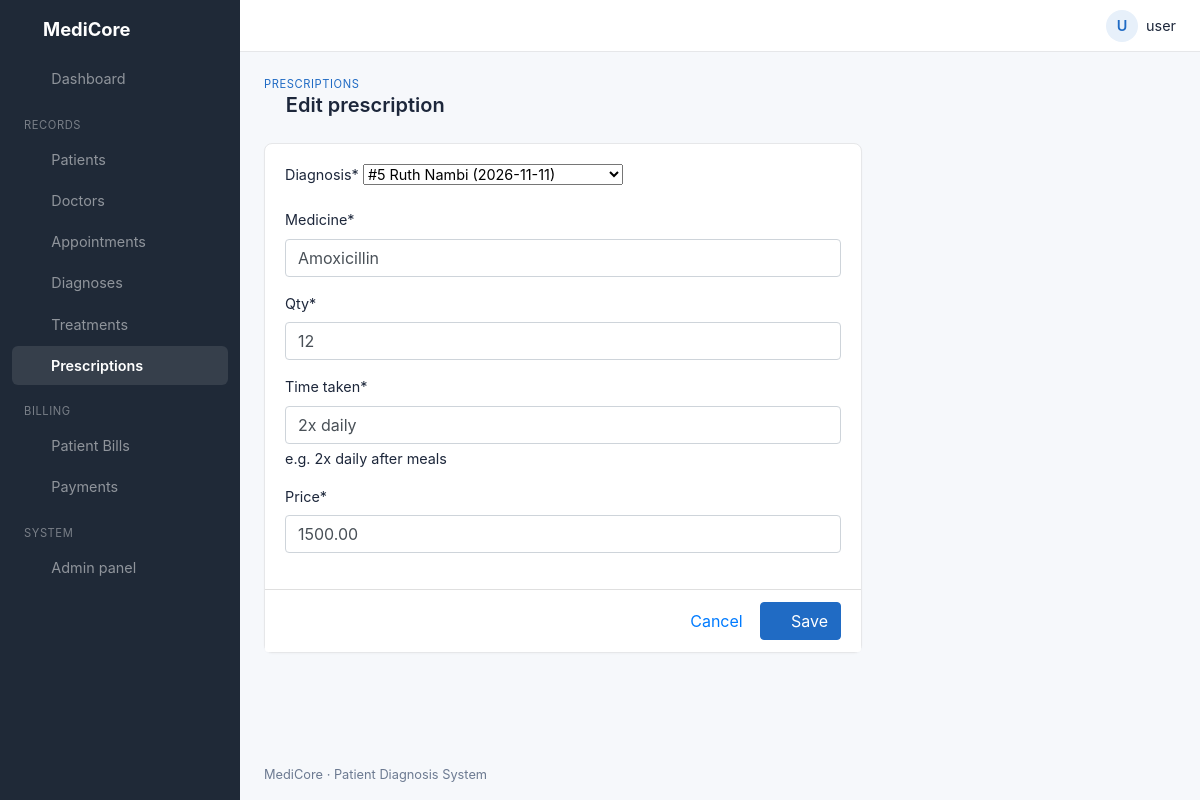
/prescriptions/5/edit/ (signed in), run on the app's committed database.
### clinic/models.py (models this page shows, shortened)
class Diagnosis(models.Model):
    diagnosis_id = models.AutoField(primary_key=True)
    date = models.DateField()
    doctor = models.ForeignKey(Doctor, on_delete=models.PROTECT)
    patient = models.ForeignKey(Patient, on_delete=models.CASCADE)
    description = models.TextField()
    class Meta:
        verbose_name_plural = "diagnoses"
    def __str__(self):
        return f"#{self.diagnosis_id} {self.patient} ({self.date})"

class Prescription(models.Model):
    prescription_id = models.AutoField(primary_key=True)
    diagnosis = models.ForeignKey(Diagnosis, on_delete=models.CASCADE)
    medicine = models.CharField(max_length=150)
    qty = models.PositiveIntegerField()
    time_taken = models.CharField(max_length=100, help_text="e.g. 2x daily after meals")
    price = models.DecimalField(max_digits=10, decimal_places=2)
    amount = models.DecimalField(max_digits=12, decimal_places=2, editable=False, default=0)

### clinic/views.py (the view)
# urls.py: path('prescriptions/<int:pk>/edit/', edit_prescription, name='edit_prescription'),
@login_required
def edit_prescription(request, pk):
    return show_form(request, PrescriptionForm, "prescription_form.html", "prescriptions", Prescription, pk)

### clinic/forms.py
class PrescriptionForm(forms.ModelForm):
    class Meta:
        model = Prescription
        fields = "__all__"   # "amount" is worked out automatically (qty x price)

### clinic/models.py (called while the page is built)
    def __str__(self):
        return self.name

### clinic/views.py (called while the page is built)
def show_form(request, form_class, template, list_page, model=None, pk=None):
    obj = get_object_or_404(model, pk=pk) if pk else None
    form = form_class(request.POST or None, instance=obj)
    if request.method == "POST" and form.is_valid():
        form.save()
        messages.success(request, "Saved successfully.")
        return redirect(list_page)
    return render(request, template, {"form": form, "obj": obj})

### templates/prescription_form.html (shortened to what this page needs)
{% extends 'base.html' %}
{% load static %}
{% load crispy_forms_tags %}
{% block pretitle %}<a href="{% url 'prescriptions' %}">Prescriptions</a>{% endblock %}
{% block heading %}<i class="ti ti-pill"></i> {% if obj %}Edit{% else %}Add{% endif %} prescription{% endblock %}
{% block content %}
<div class="row"><div class="col-lg-8">
  <div class="card">
    <form method="post">
      <div class="card-body">
        {{ form|crispy }}
      </div>
      <div class="card-footer text-right">
        <a href="{% url 'prescriptions' %}" class="btn btn-link">Cancel</a>
        <button type="submit" class="btn btn-primary"><i class="ti ti-device-floppy"></i> Save</button>
      </div>
    </form>
  </div>
</div></div>
{% endblock %}

### templates/base.html (shortened to what this page needs)
{% load static %}
{% load crispy_forms_tags %}
<!DOCTYPE html>
<html lang="en">
<head>
  <link rel="stylesheet" href="{% static 'css/bootstrap.min.css' %}">
  <link rel="stylesheet" href="{% static 'css/tabler-icons.min.css' %}">
  <link rel="stylesheet" href="{% static 'css/style.css' %}">
</head>
<body>
<aside class="sidebar navbar navbar-dark navbar-expand-lg">
  <a class="navbar-brand" href="{% url 'Home' %}"><i class="ti ti-heartbeat"></i> MediCore</a>
  <div class="collapse navbar-collapse" id="menu">
    <ul class="navbar-nav">
      <li class="nav-item"><a class="nav-link {% if request.path == '/' %}active{% endif %}" href="{% url 'Home' %}"><i class="ti ti-layout-dashboard"></i> Dashboard</a></li>
      <li class="nav-heading">Records</li>
      <li class="nav-item"><a class="nav-link {% if '/patients/' in request.path %}active{% endif %}" href="{% url 'patients' %}"><i class="ti ti-user-heart"></i> Patients</a></li>
      <li class="nav-item"><a class="nav-link {% if '/doctors/' in request.path %}active{% endif %}" href="{% url 'doctors' %}"><i class="ti ti-stethoscope"></i> Doctors</a></li>
      <li class="nav-item"><a class="nav-link {% if '/appointments/' in request.path %}active{% endif %}" href="{% url 'appointments' %}"><i class="ti ti-calendar-event"></i> Appointments</a></li>
      <li class="nav-item"><a class="nav-link {% if '/diagnoses/' in request.path %}active{% endif %}" href="{% url 'diagnoses' %}"><i class="ti ti-clipboard-heart"></i> Diagnoses</a></li>
      <li class="nav-item"><a class="nav-link {% if '/treatments/' in request.path %}active{% endif %}" href="{% url 'treatments' %}"><i class="ti ti-bed"></i> Treatments</a></li>
      <li class="nav-item"><a class="nav-link {% if '/prescriptions/' in request.path %}active{% endif %}" href="{% url 'prescriptions' %}"><i class="ti ti-pill"></i> Prescriptions</a></li>
      <li class="nav-heading">Billing</li>
      <li class="nav-item"><a class="nav-link {% if '/bills/' in request.path %}active{% endif %}" href="{% url 'bills' %}"><i class="ti ti-file-invoice"></i> Patient Bills</a></li>
      <li class="nav-item"><a class="nav-link {% if '/payments/' in request.path %}active{% endif %}" href="{% url 'payments' %}"><i class="ti ti-cash"></i> Payments</a></li>
      <li class="nav-heading">System</li>
      <li class="nav-item"><a class="nav-link" href="/admin/"><i class="ti ti-settings"></i> Admin panel</a></li>
    </ul>
  </div>
</aside>
<div class="page-wrapper">
  <header class="topbar">
    <div class="dropdown ml-auto">
      <a href="#" class="user-menu" data-toggle="dropdown">
        <span class="avatar">{{ user.username|slice:":1"|upper }}</span>
        <span class="d-none d-md-inline">{{ user.username }}</span>
      </a>
    </div>
  </header>
  <div class="page-header">
    <div>
      <div class="page-pretitle">{% block pretitle %}MediCore{% endblock %}</div>
      <h2 class="page-title">{% block heading %}{% endblock %}</h2>
    </div>
  </div>
  <main class="page-body">
    {% block content %}{% endblock %}
  </main>
  <footer class="footer">MediCore &middot; Patient Diagnosis System</footer>
</div>
</body>
</html>

### static/css/style.css (style rules this page uses)
:root { --primary: #206bc4; --sidebar: #1f2937; --bg: #f6f8fb; --border: #e6e7e9; --muted: #6c7a91; }
body { background: var(--bg); color: #1d273b; font-size: .9rem; }
a { color: var(--primary); }
.btn-primary { background: var(--primary); border-color: var(--primary); }
.ti { font-size: 1.1rem; vertical-align: -2px; }
.sidebar { background: var(--sidebar); padding: 0; align-items: flex-start; }
.sidebar .navbar-brand { font-weight: 700; padding: 1rem 1.25rem; font-size: 1.15rem; }
.sidebar .navbar-brand .ti { color: #4dabf7; font-size: 1.5rem; }
.sidebar .navbar-nav { width: 100%; padding: 0 .75rem 1rem; }
.sidebar .nav-link { color: rgba(255,255,255,.7); border-radius: 6px; padding: .55rem .75rem !important; margin-bottom: 2px; }
.sidebar .nav-link .ti { margin-right: .6rem; }
.sidebar .nav-link.active { color: #fff; background: rgba(255,255,255,.1); font-weight: 600; }
.sidebar .nav-heading { color: rgba(255,255,255,.4); text-transform: uppercase; font-size: .7rem; letter-spacing: .05em; padding: 1rem .75rem .4rem; }
@media (min-width: 992px) { .sidebar { position: fixed; top: 0; bottom: 0; left: 0; width: 15rem; flex-direction: column; overflow-y: auto; } }
@media (min-width: 992px) { .sidebar .navbar-collapse { width: 100%; align-items: flex-start; } }
@media (min-width: 992px) { .sidebar .navbar-nav { flex-direction: column; } }
@media (min-width: 992px) { .page-wrapper { margin-left: 15rem; } }
.page-wrapper { min-height: 100vh; display: flex; flex-direction: column; }
.topbar { display: flex; align-items: center; background: #fff; border-bottom: 1px solid var(--border); padding: .6rem 1.5rem; }
.user-menu { display: flex; align-items: center; color: #1d273b; text-decoration: none !important; }
.avatar { width: 2rem; height: 2rem; border-radius: 50%; background: #e7f0fa; color: var(--primary); display: inline-flex; align-items: center; justify-content: center; font-weight: 600; margin-right: .5rem; }
.page-header { display: flex; justify-content: space-between; align-items: center; padding: 1.5rem 1.5rem .5rem; flex-wrap: wrap; gap: .75rem; }
.page-pretitle { text-transform: uppercase; font-size: .7rem; color: var(--muted); letter-spacing: .05em; }
.page-title { font-size: 1.25rem; font-weight: 600; margin: 0; }
.page-title .ti { color: var(--primary); font-size: 1.35rem; }
.page-body { padding: 1rem 1.5rem; flex: 1; }
.footer { padding: 1rem 1.5rem; color: var(--muted); font-size: .8rem; }
.card { border: 1px solid var(--border); border-radius: 8px; box-shadow: 0 1px 2px rgba(0,0,0,.03); margin-bottom: 1.25rem; }
.card-footer { background: #fff; color: var(--muted); }

### data on the page
Diagnosis: diagnosis "#5 Ruth Nambi (2026-11-11)"
Prescription: medicine "Amoxicillin", qty "12", time_taken "2x daily", price "1500.00"

### other printed values
{{ user.username|slice:":1"|upper }} "U"
{{ user.username }} "user"
